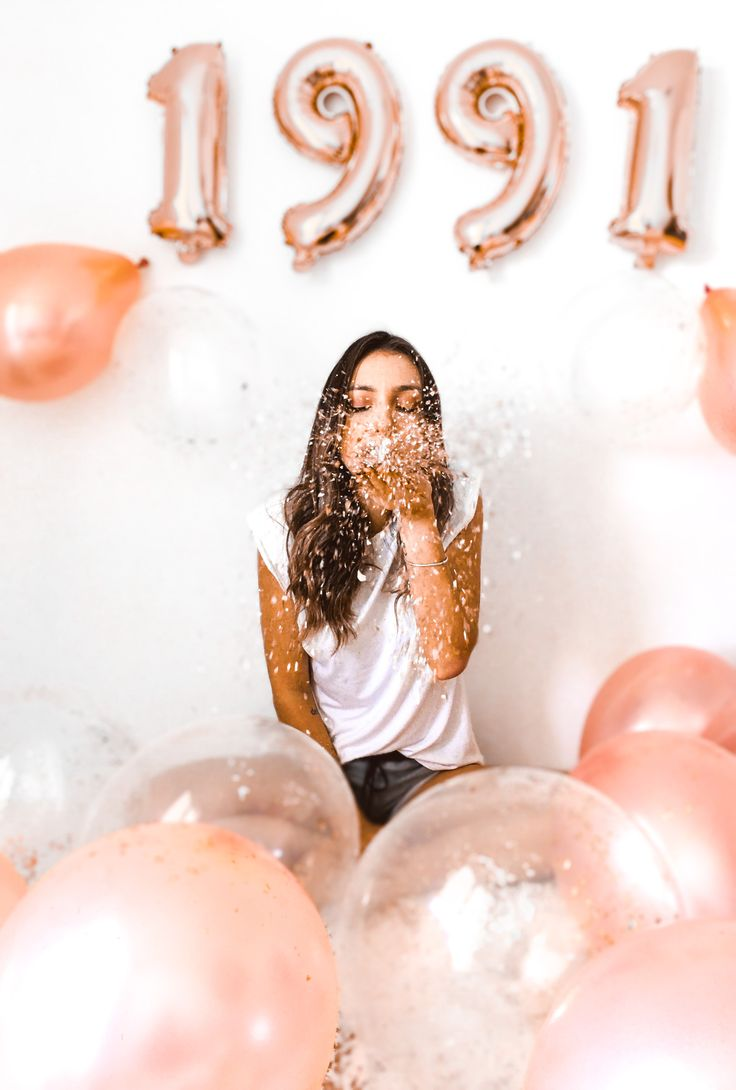
//> input picture imagens/img210/a_003.jpeg, 736 x 1090 px; its folder holds only this picture in this run
$ ./main   (built with g++ and OpenCV 4)
//> lines starting //> are read from the running program, lines starting //| are printed output that depends on the picture
#include <opencv2/core.hpp>
#include <opencv2/imgproc.hpp>
#include <opencv2/highgui.hpp>
#include <opencv2/ml.hpp>
#include <opencv2/objdetect.hpp>
#include <Eigen/Dense>
#include <iostream>
#include <vector>
#include <filesystem>
#include <algorithm>
#include <stdexcept>
#include <opencv2/core/types.hpp>

using namespace std;
using namespace cv;
using namespace cv::ml;
using namespace Eigen;
namespace fs = std::filesystem;

// Função para extrair histogramas de cores
vector<double> extract_color_histogram(const Mat& image, int bins = 32) {
    Mat hsv_image;
    cvtColor(image, hsv_image, COLOR_BGR2HSV);

    int histSize[] = { bins, bins, bins };
    float h_ranges[] = { 0, 180 };  // Hues em OpenCV vão de 0 a 180
    float s_ranges[] = { 0, 256 };
    float v_ranges[] = { 0, 256 };
    const float* ranges[] = { h_ranges, s_ranges, v_ranges };
    int channels[] = { 0, 1, 2 };

    Mat hist;
    calcHist(&hsv_image, 1, channels, Mat(), hist, 3, histSize, ranges, true, false);
    normalize(hist, hist, 0, 1, NORM_MINMAX, -1, Mat());

    return vector<double>(hist.begin<float>(), hist.end<float>());
}

// Função para extrair cores dominantes
vector<double> extract_dominant_colors(const Mat& image, int k = 5) {  // Aumente o número de clusters para encontrar mais cores dominantes
    Mat image_rgb;
    cvtColor(image, image_rgb, COLOR_BGR2RGB);

    // Redimensiona a imagem para uma matriz de pixels
    Mat pixels = image_rgb.reshape(1, image_rgb.total());
    pixels.convertTo(pixels, CV_32F);

    // Aplicando K-means para encontrar as cores dominantes
    Mat labels, centers;
    kmeans(pixels, k, labels, TermCriteria(TermCriteria::EPS
    + TermCriteria::COUNT, 100, 0.2), 3, KMEANS_PP_CENTERS, centers);

    // Extraindo as cores dominantes
    vector<double> dominant_colors;
    for (int i = 0; i < k; ++i) {
        Vec3f color = centers.at<Vec3f>(i, 0);
        dominant_colors.push_back(color[0]); // R
        dominant_colors.push_back(color[1]); // G
        dominant_colors.push_back(color[2]); // B
    }

    return dominant_colors;
}

vector<double> extract_hog_features(const Mat& image) {
    Mat gray_image;
    cvtColor(image, gray_image, COLOR_BGR2GRAY);

    Size winSize(64, 128);  // Tamanho da janela de HOG
    Size blockSize(16, 16); // Tamanho dos blocos
    Size blockStride(8, 8); // Deslocamento dos blocos
    Size cellSize(8, 8);    // Tamanho das células

    HOGDescriptor hog(winSize, blockSize, blockStride, cellSize, 9, 1, -1, HOGDescriptor::L2Hys, 0.2);

    vector<float> descriptors;
    hog.compute(gray_image, descriptors, Size(8, 8), Size(0, 0));

    return vector<double>(descriptors.begin(), descriptors.end());
}

// Função para converter de Eigen::MatrixXd para cv::Mat
Mat eigen_to_cv(const MatrixXd& eigen_matrix) {
    Mat cv_matrix(eigen_matrix.rows(), eigen_matrix.cols(), CV_64F);
    for (int i = 0; i < eigen_matrix.rows(); ++i) {
        for (int j = 0; j < eigen_matrix.cols(); ++j) {
            cv_matrix.at<double>(i, j) = eigen_matrix(i, j);
        }
    }
    return cv_matrix;
}

// Função para normalizar características
Mat normalize_features(const Mat& features) {
    Mat normalized_features;
    normalize(features, normalized_features, 0, 1, NORM_MINMAX);
    return normalized_features;
}

// Função para clusterizar imagens usando K-Means
pair<vector<int>, Mat> cluster_images(const Mat& features, int num_clusters = 3) {
    Mat features_32f;
    features.convertTo(features_32f, CV_32F);

    // Normalizar características
    Mat normalized_features = normalize_features(features_32f);

    Mat labels, centers;
    kmeans(normalized_features, num_clusters, labels, TermCriteria(TermCriteria::EPS + TermCriteria::COUNT, 100, 0.2), 3, KMEANS_PP_CENTERS, centers);

    vector<int> labels_vec;
    labels_vec.assign((int*)labels.datastart, (int*)labels.dataend);

    return { labels_vec, centers };
}

// Função para redimensionar imagem
Mat resize_image(const Mat& image, Size new_size) {
    Mat resized_image;
    resize(image, resized_image, new_size);
    return resized_image;
}

// Modifique a função de carregamento e extração de características
void load_images_and_extract_features(const string& dir_path, const vector<string>& extensions, const string& output_folder) {
//> called with dir_path = "imagens/img210", output_folder = "clusterizacao_resultados"
    vector<Mat> images;
    vector<vector<double>> all_features;
    vector<string> image_filenames;

    Size fixed_size(128, 128); // Tamanho fixo para redimensionamento

    for (const auto& entry : fs::directory_iterator(dir_path)) {
        string ext = entry.path().extension().string();
        if (find(extensions.begin(), extensions.end(), ext) != extensions.end()) {
            cout << "Carregando imagem: " << entry.path().string() << endl;
            Mat image = imread(entry.path().string());
//> image is the input picture: 1090 rows x 736 cols, CV_8UC3; mean B, G, R 208.4, 216.6, 237.9

            if (image.empty()) {
                cerr << "Falha ao carregar imagem: " << entry.path().string() << endl;
                continue;
            }

            // Redimensionar imagem para o tamanho fixo
            Mat resized_image = resize_image(image, fixed_size);
//> in resize_image, `resize(image, resized_image, new_size);`:
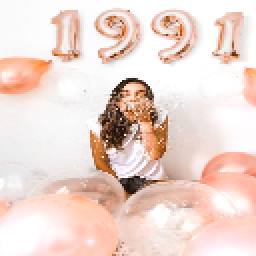
//> resized_image: 128 rows x 128 cols, CV_8UC3 (shown 2 times larger); mean B, G, R 208.3, 216.5, 237.8

            images.push_back(resized_image);
            image_filenames.push_back(entry.path().string());

            // Extrair características
            vector<double> color_histogram = extract_color_histogram(resized_image);
//> color_histogram = 32768 items
            vector<double> dominant_colors = extract_dominant_colors(resized_image);
//> in extract_dominant_colors, `kmeans(pixels, k, labels, TermCriteria(TermCriteria::EPS + TermCriteri..`: labels = 16384 values, max 4 at index 1107, min 0 at index 673, mean 1.48; centers = [[233.3, 180.6, 160.2], [250, 246.9, 246.6], [188.5, 122.1, 80.51], [243.1, 215.8, 207.6], [80.38, 50.56, 33.55]]
//> the loop in extract_dominant_colors, `for (int i = 0; i < k; ++i)` made 5 passes
//> dominant_colors = [233.3, 180.6, 160.2, 250, 246.9, 246.6, 188.5, 122.1, 80.51, 243.1, 215.8, 207.6, 80.38, 50.56, 33.55]
            vector<double> hog_features = extract_hog_features(resized_image);
//> in extract_hog_features, `cvtColor(image, gray_image, COLOR_BGR2GRAY);`:
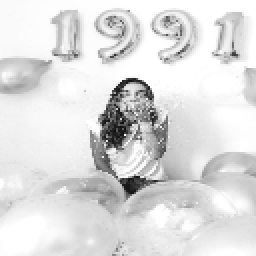
//> gray_image: 128 rows x 128 cols, CV_8UC1 (shown 2 times larger); min 12, max 255, mean 221.9
//> in extract_hog_features, `hog.compute(gray_image, descriptors, Size(8, 8), Size(0, 0));`: descriptors = 34020 items
//> hog_features = 34020 items

            // Concatenar características
            vector<double> features;
            features.insert(features.end(), color_histogram.begin(), color_histogram.end());
//> features = 32768 items
            features.insert(features.end(), dominant_colors.begin(), dominant_colors.end());
//> features = 32783 items
            features.insert(features.end(), hog_features.begin(), hog_features.end());
//> features = 66803 items

            all_features.push_back(features);
//> all_features = 1 item
        }
    }

    if (all_features.empty()) {
        cerr << "Nenhuma característica extraída. Verifique o diretório e as imagens." << endl;
        return;
    }

    MatrixXd features_matrix(all_features.size(), all_features[0].size());
    for (size_t i = 0; i < all_features.size(); ++i) {
        features_matrix.row(i) = Map<VectorXd>(all_features[i].data(), all_features[i].size());
    }
//> this loop made 1 pass

    Mat features_array = eigen_to_cv(features_matrix);
//> the loop in eigen_to_cv, `for (int i = 0; i < eigen_matrix.rows(); ++i)` made 1 pass

    auto [labels, cluster_centers] = cluster_images(features_array, 3);
//> in cluster_images, `kmeans(normalized_features, num_clusters, labels, TermCriteria(TermCri..`: centers = [0.000284, 0.869, 0.334]
//> in cluster_images, `labels_vec.assign((int*)labels.datastart, (int*)labels.dataend);`: labels_vec = 66803 items
//> cluster_centers = [0.000284, 0.869, 0.334]

    for (size_t i = 0; i < labels.size(); ++i) {
        cout << "Imagem " << i << " foi atribuída ao cluster " << labels[i] << endl;
    }
//> this loop made 66803 passes
//| Imagem 0 foi atribuída ao cluster 0
//| Imagem 1 foi atribuída ao cluster 0
//| Imagem 2 foi atribuída ao cluster 0
//| Imagem 3 foi atribuída ao cluster 0
//| Imagem 4 foi atribuída ao cluster 0
//> (output is shown up to pass 5 of 66803)

    for (size_t i = 0; i < image_filenames.size(); ++i) {
        int cluster_label = labels[i];
        string cluster_dir = output_folder + "/cluster_" + to_string(cluster_label);

        if (!fs::exists(cluster_dir)) {
            fs::create_directories(cluster_dir);
        }

        string src_image_path = image_filenames[i];
        string image_name = fs::path(src_image_path).filename().string();
        string dest_image_path = cluster_dir + "/" + image_name;

        try {
            fs::copy(src_image_path, dest_image_path, fs::copy_options::overwrite_existing);
            cout << "Imagem " << image_name << " foi copiada para " << dest_image_path << endl;
        } catch (const fs::filesystem_error& e) {
            cerr << "Erro ao copiar a imagem " << image_name << ": " << e.what() << endl;
        }
    }
//> this loop made 1 pass
//> (cluster_label, cluster_dir) on pass 1: (0, "clusterizacao_resultados/cluster_0")
}

int main() {
    string dir_path = "imagens/img210";    // Substitua pelo caminho correto das suas imagens
    vector<string> extensions = { ".jpg", ".jpeg" }; // Extensões das imagens
    string output_folder = "clusterizacao_resultados";  // Substitua pelo caminho de saída

    try {
        load_images_and_extract_features(dir_path, extensions, output_folder);
    } catch (const std::exception& e) {
        cerr << "Erro durante a execução: " << e.what() << endl;
        return 1;
    }

    return 0;
}

$ run again, on imagens/img210/a_025.jpeg
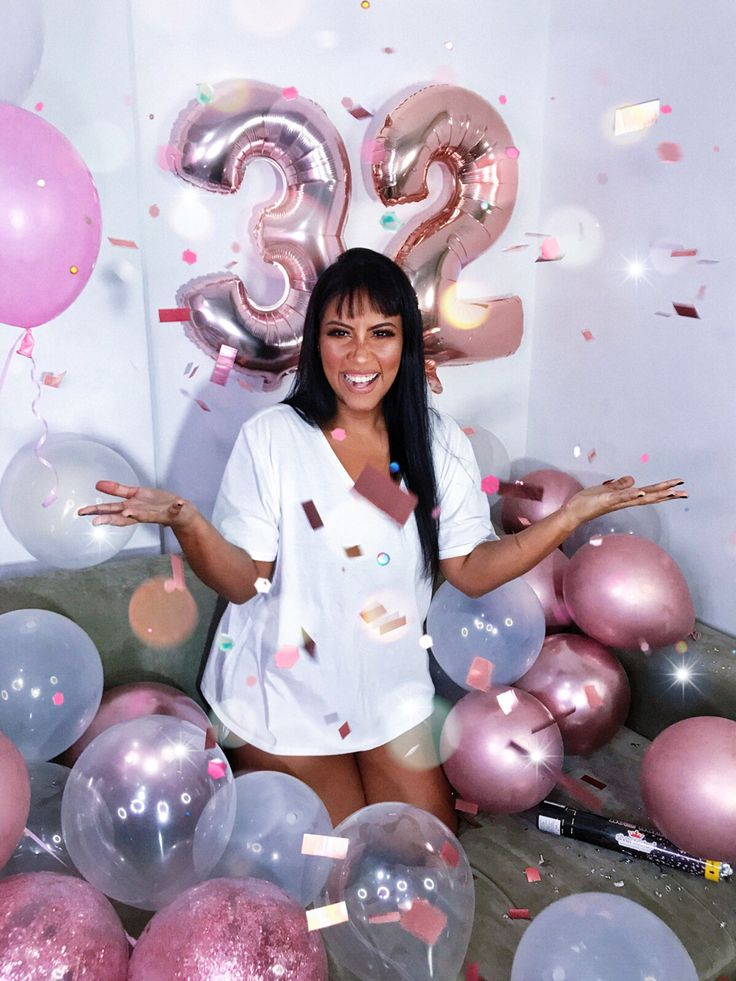
//> input picture imagens/img210/a_025.jpeg, 736 x 981 px
//> in load_images_and_extract_features, image is the input picture: 981 rows x 736 cols, CV_8UC3; mean B, G, R 175.4, 160.7, 174.4
//> in resize_image, `resize(image, resized_image, new_size);`:
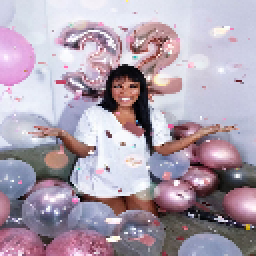
//> resized_image: 128 rows x 128 cols, CV_8UC3 (shown 2 times larger); mean B, G, R 175.1, 160.5, 174.2
//> hsv_image: 128 rows x 128 cols, CV_8UC3; mean H, S, V 116.7, 45.7, 186
//> color_histogram = 32768 items
//> in extract_dominant_colors, `kmeans(pixels, k, labels, TermCriteria(TermCriteria::EPS + TermCriteri..`: labels = 16384 values, max 4 at index 2509, min 0 at index 0, mean 1.69; centers = [[202.9, 192.3, 215], [111.8, 88.38, 94.57], [229.7, 230.2, 241.4], [163.9, 136.3, 156.3], [44.15, 31.89, 35.16]]
//> the loop in extract_dominant_colors, `for (int i = 0; i < k; ++i)` made 5 passes
//> dominant_colors = [202.9, 192.3, 215, 111.8, 88.38, 94.57, 229.7, 230.2, 241.4, 163.9, 136.3, 156.3, 44.15, 31.89, 35.16]
//> in extract_hog_features, `cvtColor(image, gray_image, COLOR_BGR2GRAY);`:
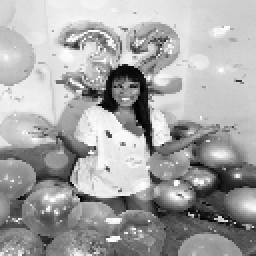
//> gray_image: 128 rows x 128 cols, CV_8UC1 (shown 2 times larger); min 0, max 255, mean 166.2
//> descriptors = 34020 items
//> in load_images_and_extract_features, `features.insert(features.end(), color_histogram.begin(), color_histogr..`: features = 32768 items
//> in load_images_and_extract_features, `features.insert(features.end(), dominant_colors.begin(), dominant_colo..`: features = 32783 items
//> in load_images_and_extract_features, `features.insert(features.end(), hog_features.begin(), hog_features.end..`: features = 66803 items
//> all_features = 1 item
//> the loop in load_images_and_extract_features, `for (size_t i = 0; i < all_features.size(); ++i)` made 1 pass
//> the loop in eigen_to_cv, `for (int i = 0; i < eigen_matrix.rows(); ++i)` made 1 pass
//> in cluster_images, `kmeans(normalized_features, num_clusters, labels, TermCriteria(TermCri..`: centers = [0.000317, 0.905, 0.519]
//> labels_vec = 66803 items
//> cluster_centers = [0.000317, 0.905, 0.519]
//> the loop in load_images_and_extract_features, `for (size_t i = 0; i < labels.size(); ++i)` made 66803 passes
//| Imagem 0 foi atribuída ao cluster 0
//| Imagem 1 foi atribuída ao cluster 0
//| Imagem 2 foi atribuída ao cluster 0
//| Imagem 3 foi atribuída ao cluster 0
//| Imagem 4 foi atribuída ao cluster 0
//> (output is shown up to pass 5 of 66803)
//> the loop in load_images_and_extract_features, `for (size_t i = 0; i < image_filenames.size(); ++i)` made 1 pass
//> (cluster_label, cluster_dir) on pass 1: (0, "clusterizacao_resultados/cluster_0")

$ run again, on imagens/img210/a_031.jpeg
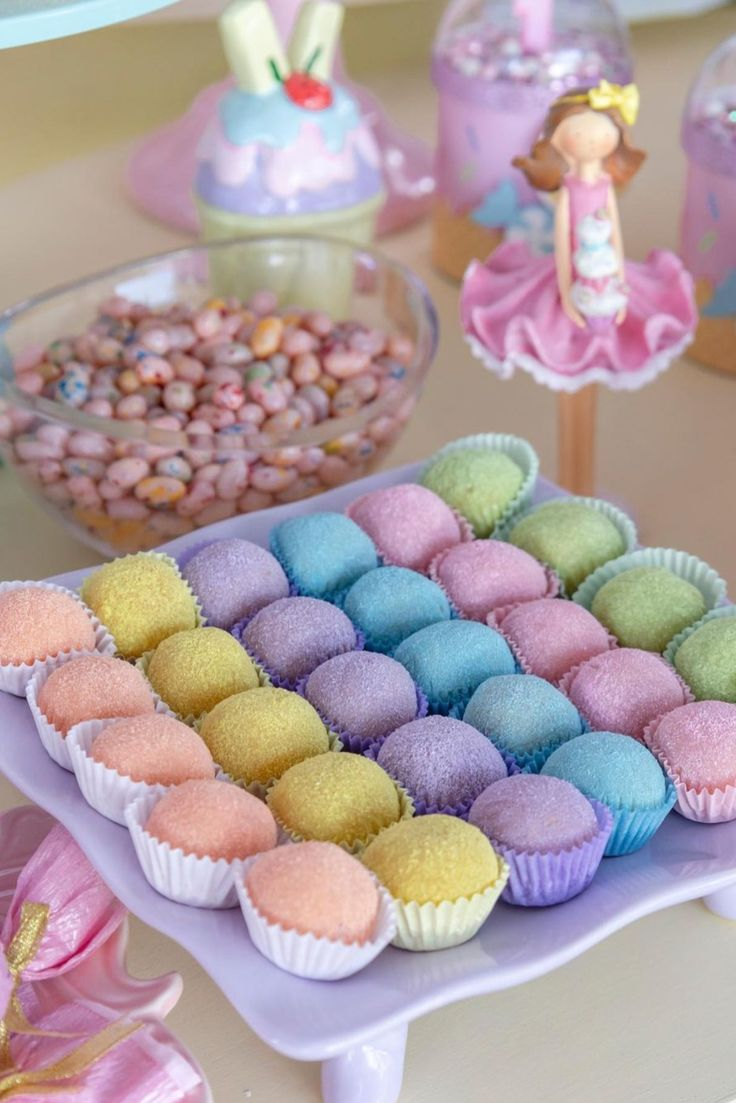
//> input picture imagens/img210/a_031.jpeg, 736 x 1103 px
//> in load_images_and_extract_features, image is the input picture: 1103 rows x 736 cols, CV_8UC3; mean B, G, R 160.3, 158, 175.7
//> in resize_image, `resize(image, resized_image, new_size);`:
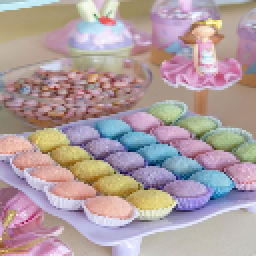
//> resized_image: 128 rows x 128 cols, CV_8UC3 (shown 2 times larger); mean B, G, R 160.2, 157.9, 175.6
//> hsv_image: 128 rows x 128 cols, CV_8UC3; mean H, S, V 79.2, 61.9, 186.7
//> color_histogram = 32768 items
//> in extract_dominant_colors, `kmeans(pixels, k, labels, TermCriteria(TermCriteria::EPS + TermCriteri..`: labels = 16384 values, max 4 at index 0, min 0 at index 30, mean 1.69; centers = [[197.4, 175.5, 171.4], [118.3, 97.8, 99.33], [169.7, 140.9, 128.2], [214, 207, 225.9], [151.7, 160.5, 195.3]]
//> the loop in extract_dominant_colors, `for (int i = 0; i < k; ++i)` made 5 passes
//> dominant_colors = [197.4, 175.5, 171.4, 118.3, 97.8, 99.33, 169.7, 140.9, 128.2, 214, 207, 225.9, 151.7, 160.5, 195.3]
//> in extract_hog_features, `cvtColor(image, gray_image, COLOR_BGR2GRAY);`:
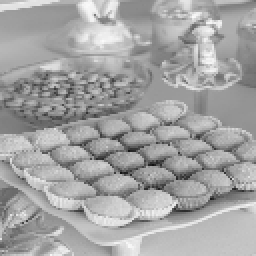
//> gray_image: 128 rows x 128 cols, CV_8UC1 (shown 2 times larger); min 18, max 250, mean 163.5
//> descriptors = 34020 items
//> in load_images_and_extract_features, `features.insert(features.end(), color_histogram.begin(), color_histogr..`: features = 32768 items
//> in load_images_and_extract_features, `features.insert(features.end(), dominant_colors.begin(), dominant_colo..`: features = 32783 items
//> in load_images_and_extract_features, `features.insert(features.end(), hog_features.begin(), hog_features.end..`: features = 66803 items
//> all_features = 1 item
//> the loop in load_images_and_extract_features, `for (size_t i = 0; i < all_features.size(); ++i)` made 1 pass
//> the loop in eigen_to_cv, `for (int i = 0; i < eigen_matrix.rows(); ++i)` made 1 pass
//> in cluster_images, `kmeans(normalized_features, num_clusters, labels, TermCriteria(TermCri..`: centers = [0.000333, 0.827, 0.517]
//> labels_vec = 66803 items
//> cluster_centers = [0.000333, 0.827, 0.517]
//> the loop in load_images_and_extract_features, `for (size_t i = 0; i < labels.size(); ++i)` made 66803 passes
//| Imagem 0 foi atribuída ao cluster 0
//| Imagem 1 foi atribuída ao cluster 0
//| Imagem 2 foi atribuída ao cluster 0
//| Imagem 3 foi atribuída ao cluster 0
//| Imagem 4 foi atribuída ao cluster 0
//> (output is shown up to pass 5 of 66803)
//> the loop in load_images_and_extract_features, `for (size_t i = 0; i < image_filenames.size(); ++i)` made 1 pass
//> (cluster_label, cluster_dir) on pass 1: (0, "clusterizacao_resultados/cluster_0")
